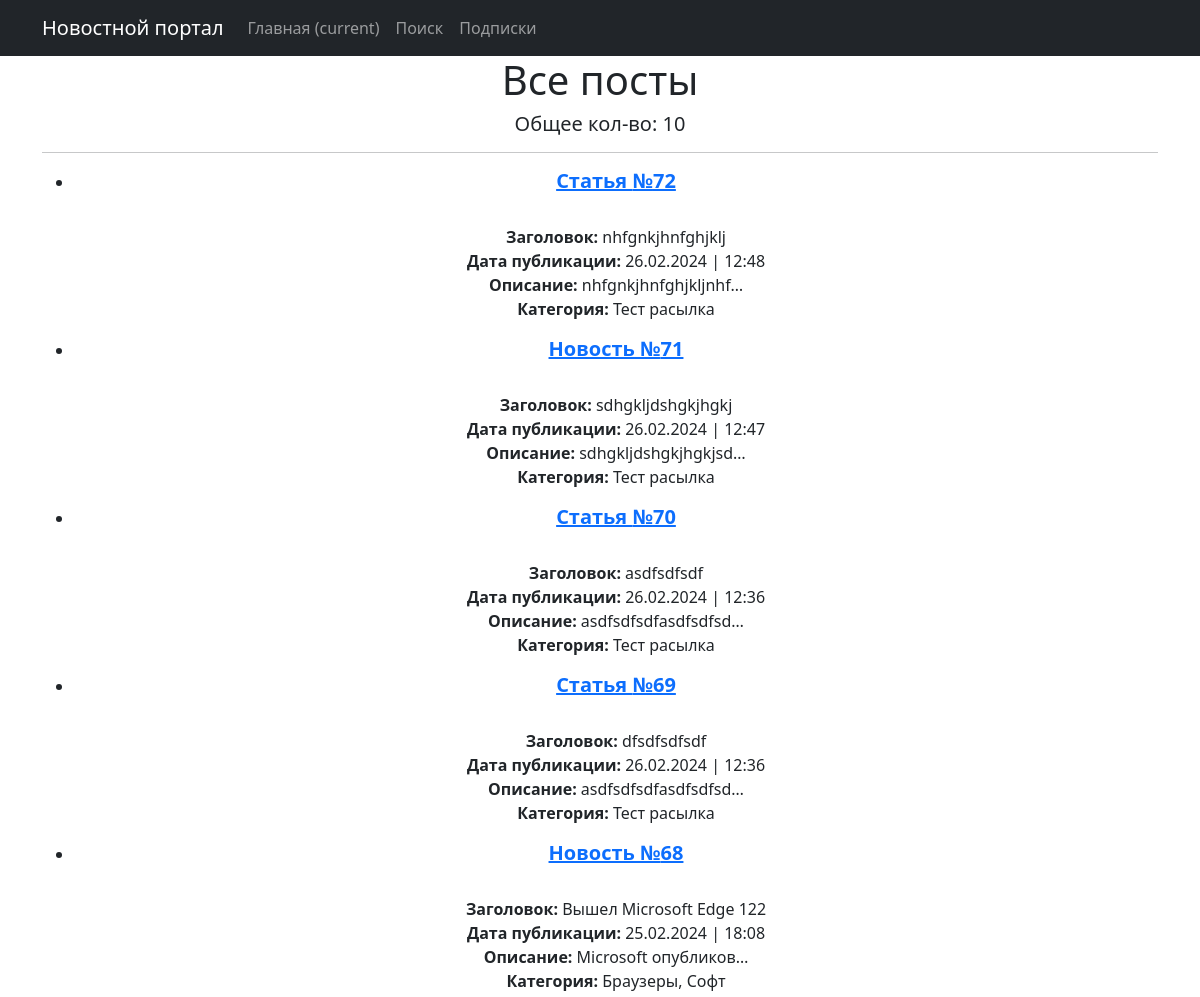
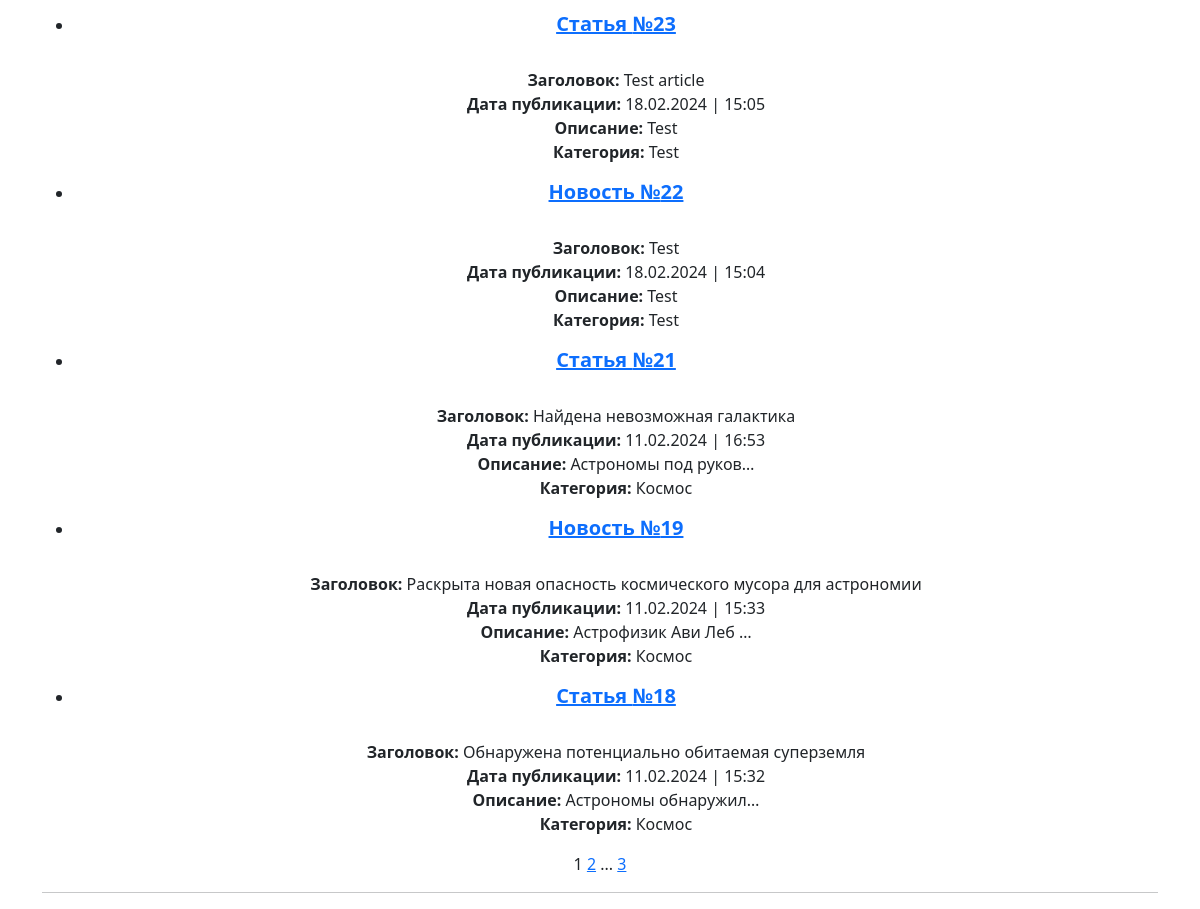
The page /news/ on the database as committed earlier (2 pictures, top to bottom).
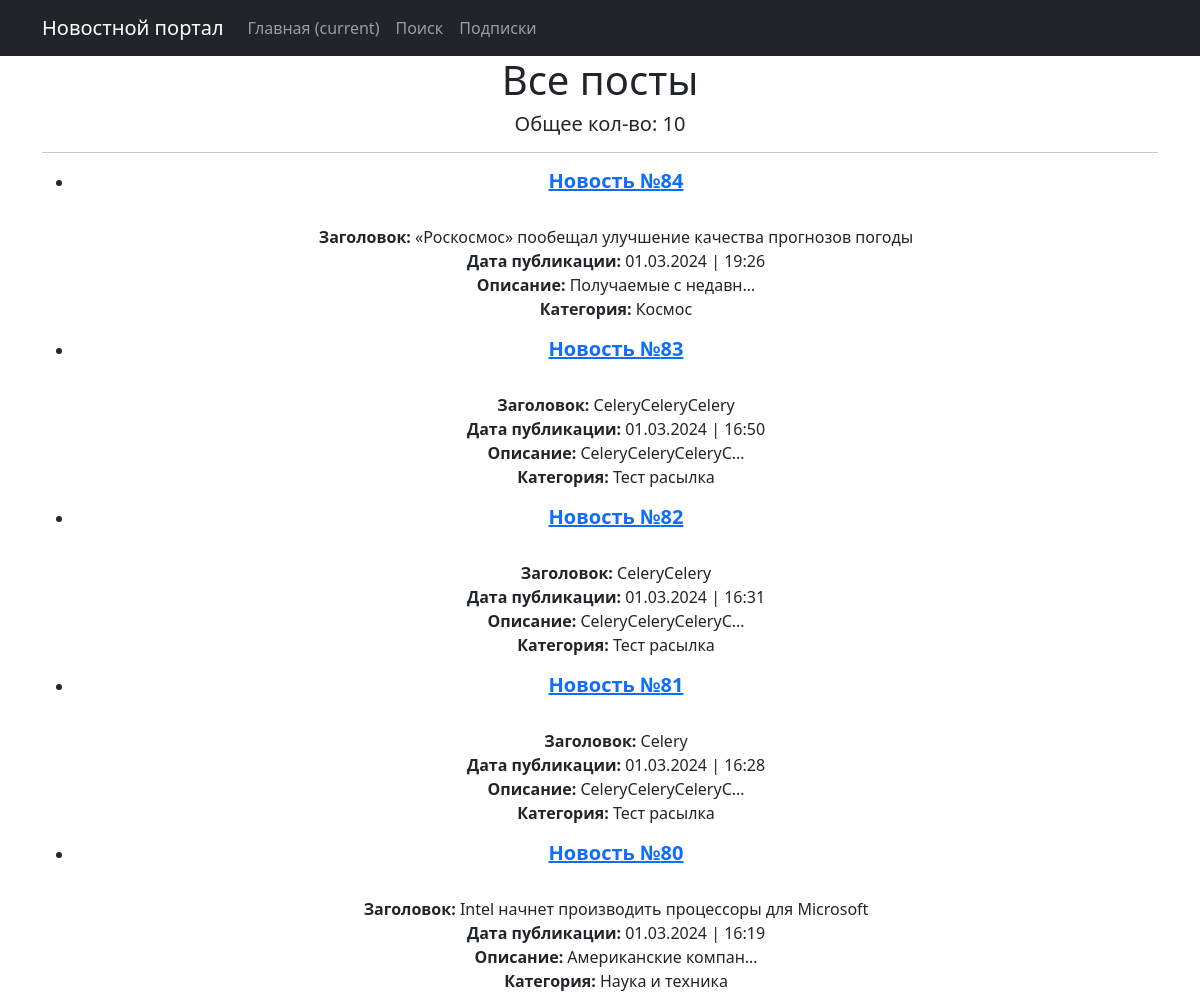
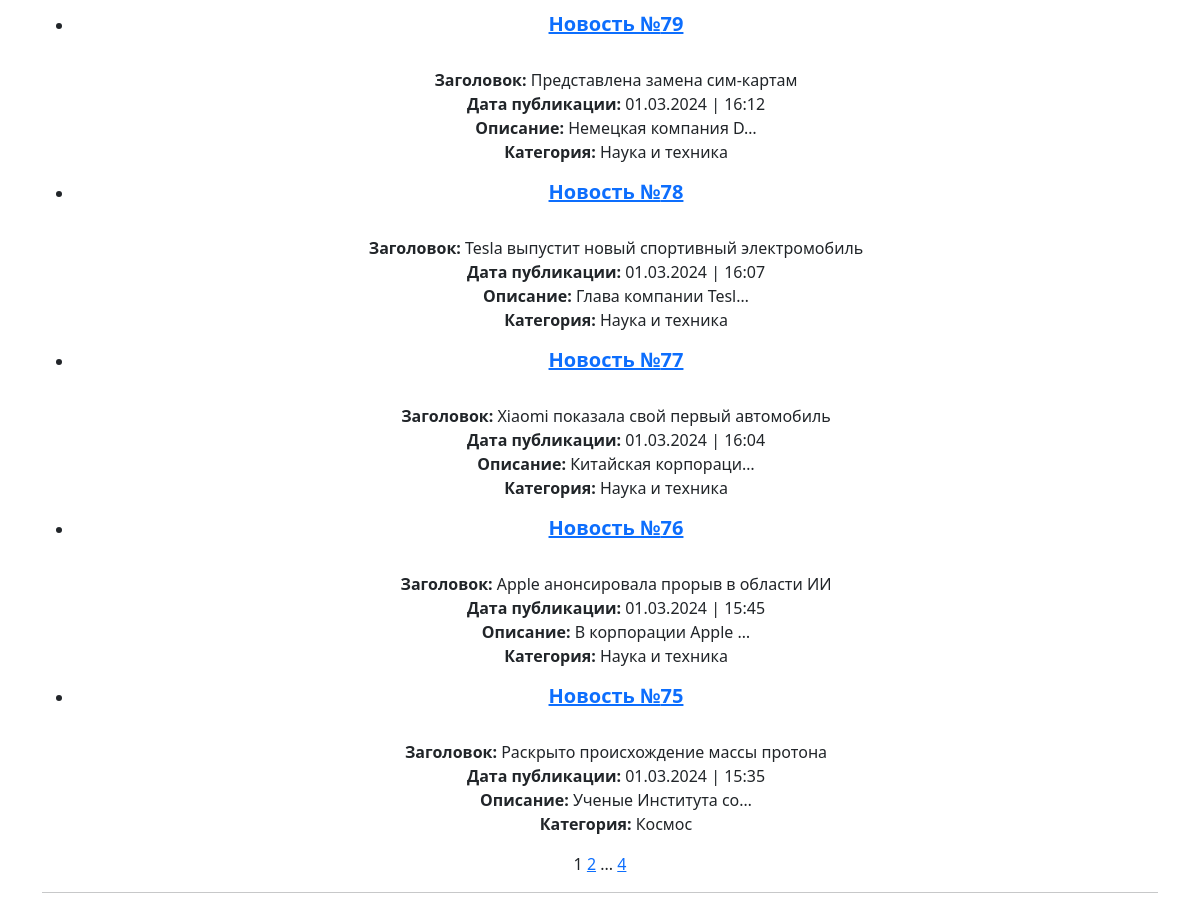
The same page on the database as committed later (2 pictures, top to bottom).
### news/models.py (models this page shows, shortened)
class News(models.Model):
    name = models.CharField(max_length=128, unique=True)
    description = models.TextField()
    dateCreate = models.DateTimeField(auto_now_add=True)
    category = models.ForeignKey(
        to='Category',
        on_delete=models.CASCADE,
        related_name='news',  # все новости/статьи в категории будут доступны через поле news
    )
    postCategory = models.ManyToManyField('Category', through='PostCategory', related_name='news_post_categories')
    genre = models.CharField(max_length=24)

class Category(models.Model):
    name = models.CharField(max_length=24, unique=True)

### news/views.py (the view)
# urls.py: path('news/', NewsList.as_view(), name='news'),
class NewsList(ListView):
    model = News
    ordering = ['-dateCreate']
    template_name = 'news.html'
    context_object_name = 'news'
    paginate_by = 10

### news/templatetags/censor_filter.py (called while the page is built)
@register.filter()
def censor(text):
    forbidden_words = ['производство']
    if not isinstance(text, str):
        raise TypeError('Переменная должна быть строкой')
    for word in forbidden_words:
        pattern = r'\b' + re.escape(word) + r'\b'
        replacement = word[0] + '*' * (len(word) - 1)
        text = re.sub(pattern, replacement, text, flags=re.IGNORECASE)  # Заменяем совпавшые слова.
    return text

### news/templatetags/custom_tags.py (called while the page is built)
@register.simple_tag(takes_context=True)
def url_replace(context, **kwargs):
    d = context['request'].GET.copy()
    for k, v in kwargs.items():
        d[k] = v
    return d.urlencode()

### templates/news.html (shortened to what this page needs)
{% extends 'flatpages/default.html' %}
{% load censor_filter %}
{% load custom_tags %}
{% block content %}
<h1>Все посты</h1>
    <h5>Общее кол-во: {{news|length}}</h5>
   <hr>
        {% if news %}
        <ul>
            {% for onenw in news %}
                <li>
                    <h5><strong><a href="{% url 'onlynews' pk=onenw.id %}">{{ onenw.category.name }} №{{ onenw.id }}</a></strong></h5><br>
                    <strong>Заголовок: </strong>{{ onenw.name|censor }}<br>
                    <strong>Дата публикации: </strong>{{ onenw.dateCreate|date:"d.m.Y | H:i" }}<br>
                    <strong>Описание: </strong>{{ onenw.description|truncatechars:20|censor }}<br>
                    <strong>Категория: </strong>{{ onenw.genre }}<br>
                </li>
            {% endfor %}
        </ul>
    {% else %}
        <h2>Пусто!</h2>
    {% endif %}
   {{ page_obj.number }}
   {% if page_obj.has_next %}
       <a href="?{% url_replace page=page_obj.next_page_number %}">{{ page_obj.next_page_number }}</a>
       {% if paginator.num_pages != page_obj.next_page_number %}
           ...
           <a href="?{% url_replace page=page_obj.paginator.num_pages %}">{{ page_obj.paginator.num_pages }}</a>
       {% endif %}
   {% endif %}
    <hr>
{% endblock content %}

Rows that differ between the two databases and show on the page:
no longer on this page (row unchanged): News: category.name "Статья", id "72", name|censor "nhfgnkjhnfghjklj", dateCreate|H "26.02.2024 | 12:48", description|censor "nhfgnkjhnfghjkljnhf…", genre "Тест расылка"
no longer on this page (row unchanged): News: category.name "Новость", id "71", name|censor "sdhgkljdshgkjhgkj", dateCreate|H "26.02.2024 | 12:47", description|censor "sdhgkljdshgkjhgkjsd…", genre "Тест расылка"
no longer on this page (row unchanged): News: category.name "Статья", id "70", name|censor "asdfsdfsdf", dateCreate|H "26.02.2024 | 12:36", description|censor "asdfsdfsdfasdfsdfsd…", genre "Тест расылка"
no longer on this page (row unchanged): News: category.name "Статья", id "69", name|censor "dfsdfsdfsdf", dateCreate|H "26.02.2024 | 12:36", description|censor "asdfsdfsdfasdfsdfsd…", genre "Тест расылка"
no longer on this page (row unchanged): News: category.name "Новость", id "68", name|censor "Вышел Microsoft Edge 122", dateCreate|H "25.02.2024 | 18:08", description|censor "Microsoft опубликов…", genre "Браузеры, Софт"
no longer on this page (row unchanged): News: category.name "Статья", id "23", name|censor "Test article", dateCreate|H "18.02.2024 | 15:05", description|censor "Test", genre "Test"
no longer on this page (row unchanged): News: category.name "Новость", id "22", name|censor "Test", dateCreate|H "18.02.2024 | 15:04", description|censor "Test", genre "Test"
no longer on this page (row unchanged): News: category.name "Статья", id "21", name|censor "Найдена невозможная галактика", dateCreate|H "11.02.2024 | 16:53", description|censor "Астрономы под руков…", genre "Космос"
no longer on this page (row unchanged): News: category.name "Новость", id "19", name|censor "Раскрыта новая опасность космического мусора для астрономии", dateCreate|H "11.02.2024 | 15:33", description|censor "Астрофизик Ави Леб …", genre "Космос"
no longer on this page (row unchanged): News: category.name "Статья", id "18", name|censor "Обнаружена потенциально обитаемая суперземля", dateCreate|H "11.02.2024 | 15:32", description|censor "Астрономы обнаружил…", genre "Космос"
added News: category.name "Новость", id "84", name|censor "«Роскосмос» пообещал улучшение качества прогнозов погоды", dateCreate|H "01.03.2024 | 19:26", description|censor "Получаемые с недавн…", genre "Космос"
added News: category.name "Новость", id "83", name|censor "CeleryCeleryCelery", dateCreate|H "01.03.2024 | 16:50", description|censor "CeleryCeleryCeleryC…", genre "Тест расылка"
added News: category.name "Новость", id "82", name|censor "CeleryCelery", dateCreate|H "01.03.2024 | 16:31", description|censor "CeleryCeleryCeleryC…", genre "Тест расылка"
added News: category.name "Новость", id "81", name|censor "Celery", dateCreate|H "01.03.2024 | 16:28", description|censor "CeleryCeleryCeleryC…", genre "Тест расылка"
added News: category.name "Новость", id "80", name|censor "Intel начнет производить процессоры для Microsoft", dateCreate|H "01.03.2024 | 16:19", description|censor "Американские компан…", genre "Наука и техника"
added News: category.name "Новость", id "79", name|censor "Представлена замена сим-картам", dateCreate|H "01.03.2024 | 16:12", description|censor "Немецкая компания D…", genre "Наука и техника"
added News: category.name "Новость", id "78", name|censor "Tesla выпустит новый спортивный электромобиль", dateCreate|H "01.03.2024 | 16:07", description|censor "Глава компании Tesl…", genre "Наука и техника"
added News: category.name "Новость", id "77", name|censor "Xiaomi показала свой первый автомобиль", dateCreate|H "01.03.2024 | 16:04", description|censor "Китайская корпораци…", genre "Наука и техника"
added News: category.name "Новость", id "76", name|censor "Apple анонсировала прорыв в области ИИ", dateCreate|H "01.03.2024 | 15:45", description|censor "В корпорации Apple …", genre "Наука и техника"
added News: category.name "Новость", id "75", name|censor "Раскрыто происхождение массы протона", dateCreate|H "01.03.2024 | 15:35", description|censor "Ученые Института со…", genre "Космос"
Other text that changed with them:
{{ page_obj.paginator.num_pages }}: "3" → "4"
